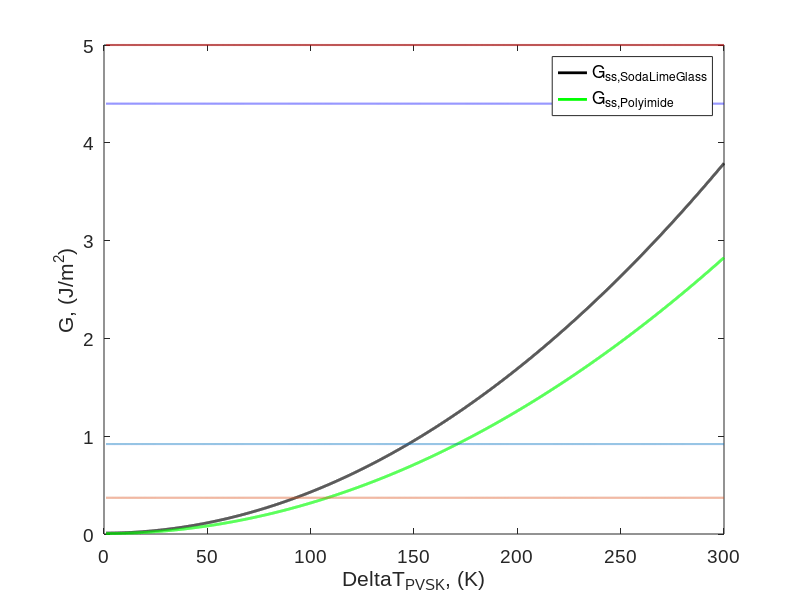

MATLAB code for this plot: (Note: this script raises an error after producing the figure.)
clear all;

%Define poisson's ratios, CTE, Modulus, Gc, for all the layers.
v_SodaLimeGlass = 0.23;
v_Polyimide = 0.35;
v_ITO = 0.35;
v_NiO = 0.416;
v_PVSK = 0.31;
v_PCBM = 0.23;
v_Ag = 0.33; % for both screen printed and evap Ag.

% Coefficient of thermal expansions for the materials.
a_SodaLimeGlass = 9.00E-6;
a_Polyimide = 2.00E-5;
a_ITO = 5.81E-6;
a_NiO = 1.26E-5;
a_PVSK = 89.8E-6;
a_PCBM = 1.20E-4;
a_Ag_evap = 1.90E-5;
a_Ag_screen = 1.90E-5;

% Define the Elastic moduli of all the layers including Silver screen
% printed and evaporated Ag.
E_SodaLimeGlass = 6.90E10/(1-v_SodaLimeGlass); % not used in the code
E_Polyimide = 7.50E9/(1-v_Polyimide); % not used in the code
E_ITO = 1.14E11/(1-v_ITO);
E_NiO = 9.58E10/(1-v_NiO);
E_PVSK = 1.11E10/(1-v_PVSK);
E_PCBM = 3.00E9/(1-v_PCBM);
E_Ag_evap = 8.00E10/(1-v_Ag);
E_Ag_screen = 9.00E9/(1-v_Ag);

% Define curvature, "b", and radius of curvature
k = 50E-9;
B = 2e-2;
R = 1/k;

% Define the thicknesses in each layer.
h_Ag_evap = 150E-9;
h_Ag_screen = 1000E-9;
h_PCBM = 40E-9;
h_PVSK = 400E-9;
h_NiO = 20E-9;
h_ITO = 200E-9;

% Gc for PCBM source
% https://pubs.acs.org/doi/full/10.1021/acsami.5b02202
Gc_ITO = 36;
Gc_NiO = 5;
Gc_PVSKRSPP = 4.4;
Gc_PVSKhotcast = 0.92;
Gc_PVSKspincoat = 0.37;
Gc_PCBM = 0.13;
Gc_Ag_evap = 5;
Gc_Ag_screen = 2;

% Calculate the Gc for each interface (take the minimum of the bulk Gc of
% the layers that compose of the interface)
Gc_ITONiO = min(Gc_NiO, Gc_ITO);
Gc_NiOPVSKRSPP = min(Gc_NiO, Gc_PVSKRSPP);
Gc_NiOPVSKhotcast = min(Gc_NiO, Gc_PVSKhotcast);
Gc_NiOPVSKspincoat = min(Gc_NiO, Gc_PVSKspincoat);
Gc_PVSKPCBM = Gc_PCBM;
Gc_PCBMAgEvap = min(Gc_PCBM, Gc_Ag_evap);
Gc_PCBMAgScreen = min(Gc_PCBM, Gc_Ag_screen);

% Define the "default" temperatures felt by the layers during processing
delta_T_ITO_default = 400;
delta_T_NiO_default = 275;
delta_T_PVSK_spin_default = 75;
delta_T_PVSK_hotcast_default = 85;
delta_T_PVSK_RSPP_default = 110;
delta_T_PCBM_default = 50;
delta_T_Ag_evap_default = 50;
delta_T_Ag_screen_default = 125;

%% Section 1: Vary delta_T for PVSK, SodaLimeGlass & Polyimide.
% Varying PVSK processing T would impact ITO-NiO & NiO-PVSK interfaces

%%% PVSK processing temperature variation
delta_T_PVSK = linspace(1, 300, 10000);

% Calculate stresses induced by thermal expansion for Soda Lime Glass
sigma_ITO_SodaLimeGlass = (a_ITO - a_SodaLimeGlass)*delta_T_ITO_default*E_ITO;
sigma_NiO_SodaLimeGlass = (a_NiO - a_SodaLimeGlass)*delta_T_NiO_default*E_NiO;

sigma_PVSK_SodaLimeGlass = (a_PVSK - a_SodaLimeGlass).*delta_T_PVSK.*E_PVSK;

sigma_PCBM_SodaLimeGlass = (a_PCBM - a_SodaLimeGlass)*delta_T_PCBM_default*E_PCBM;
sigma_Ag_evap_SodaLimeGlass = (a_Ag_evap - a_SodaLimeGlass)*delta_T_Ag_evap_default*E_Ag_evap;
sigma_Ag_screen_SodaLimeGlass = (a_Ag_screen - a_SodaLimeGlass)*delta_T_Ag_screen_default*E_Ag_screen;

% Calculate Gss for both NiO-ITO delamination and NiO-PVSK delamination
% as a function of delta_T_PVSK for evaporated Ag. (Soda Lime Glass)
h_summation = h_Ag_evap + h_PCBM + h_PVSK + h_NiO;
P = (k*B/(6*h_summation))*(E_Ag_evap*h_Ag_evap^3 + E_PCBM*h_PCBM^3 + E_PVSK*h_PVSK^3 + E_NiO*h_NiO^3);
G_ITONiO_AgEvap_SodaLimeGlass = sigma_Ag_evap_SodaLimeGlass^2*h_Ag_evap/E_Ag_evap + sigma_PCBM_SodaLimeGlass^2*h_PCBM/E_PCBM + ...
    sigma_PVSK_SodaLimeGlass.^2.*h_PVSK./E_PVSK + sigma_NiO_SodaLimeGlass^2*h_NiO/E_NiO...
    - (P^2/(B^2*E_Ag_evap*h_Ag_evap) + E_Ag_evap*h_Ag_evap^3*k^2/12) ...
    - (P^2/(B^2*E_PCBM*h_PCBM) + E_PCBM*h_PCBM^3*k^2/12) ...
    - (P^2/(B^2*E_PVSK*h_PVSK) + E_PVSK*h_PVSK^3*k^2/12) ...
    - (P^2/(B^2*E_NiO*h_NiO) + E_NiO*h_NiO^3*k^2/12);

h_summation = h_Ag_evap + h_PCBM + h_PVSK;
P = (k*B/(6*h_summation))*(E_Ag_evap*h_Ag_evap^3 + E_PCBM*h_PCBM^3 + E_PVSK*h_PVSK^3);
G_NiOPVSK_AgEvap_SodaLimeGlass = sigma_Ag_evap_SodaLimeGlass^2*h_Ag_evap/E_Ag_evap + sigma_PCBM_SodaLimeGlass^2*h_PCBM/E_PCBM ...
    + sigma_PVSK_SodaLimeGlass.^2.*h_PVSK./E_PVSK...
    - (P^2/(B^2*E_Ag_evap*h_Ag_evap) + E_Ag_evap*h_Ag_evap^3*k^2/12) ...
    - (P^2/(B^2*E_PCBM*h_PCBM) + E_PCBM*h_PCBM^3*k^2/12) ...
    - (P^2/(B^2*E_PVSK*h_PVSK) + E_PVSK*h_PVSK^3*k^2/12);


% Calculate stresses induced by thermal expansion for Soda Lime Glass
sigma_ITO_Polyimide = (a_ITO - a_Polyimide)*delta_T_ITO_default*E_ITO;
sigma_NiO_Polyimide = (a_NiO - a_Polyimide)*delta_T_NiO_default*E_NiO;

sigma_PVSK_Polyimide = (a_PVSK - a_Polyimide).*delta_T_PVSK.*E_PVSK;

sigma_PCBM_Polyimide = (a_PCBM - a_Polyimide)*delta_T_PCBM_default*E_PCBM;
sigma_Ag_evap_Polyimide = (a_Ag_evap - a_Polyimide)*delta_T_Ag_evap_default*E_Ag_evap;
sigma_Ag_screen_Polyimide = (a_Ag_evap - a_Polyimide)*delta_T_Ag_screen_default*E_Ag_screen;


% Calculate Gss for NiO-PVSK delamination as a function of delta_T_PVSK for
% evaporated Ag. (Polyimide)
h_summation = h_Ag_evap + h_PCBM + h_PVSK;
P = (k*B/(6*h_summation))*(E_Ag_evap*h_Ag_evap^3 + E_PCBM*h_PCBM^3 + E_PVSK*h_PVSK^3);
G_NiOPVSK_AgEvap_Polyimide = sigma_Ag_evap_Polyimide^2*h_Ag_evap/E_Ag_evap + sigma_PCBM_Polyimide^2*h_PCBM/E_PCBM ...
    + sigma_PVSK_Polyimide.^2.*h_PVSK./E_PVSK...
    - (P^2/(B^2*E_Ag_evap*h_Ag_evap) + E_Ag_evap*h_Ag_evap^3*k^2/12) ...
    - (P^2/(B^2*E_PCBM*h_PCBM) + E_PCBM*h_PCBM^3*k^2/12) ...
    - (P^2/(B^2*E_PVSK*h_PVSK) + E_PVSK*h_PVSK^3*k^2/12);

figure; hold on
% plot(delta_T_PVSK, G_ITONiO_AgEvap_SodaLimeGlass, 'k', "LineWidth", 2);
plot(delta_T_PVSK, G_NiOPVSK_AgEvap_SodaLimeGlass, 'k', "LineWidth", 2);
plot(delta_T_PVSK, G_NiOPVSK_AgEvap_Polyimide, 'g', "LineWidth", 2);
plot(delta_T_PVSK, Gc_ITONiO.*ones(1,length(delta_T_PVSK)), '--r', "LineWidth", 1.5);
plot(delta_T_PVSK, Gc_NiOPVSKRSPP.*ones(1,length(delta_T_PVSK)), '--b', "LineWidth", 1.5);
plot(delta_T_PVSK, Gc_NiOPVSKhotcast.*ones(1,length(delta_T_PVSK)), '--', "LineWidth", 1.5);
plot(delta_T_PVSK, Gc_NiOPVSKspincoat.*ones(1,length(delta_T_PVSK)), '--', "LineWidth", 1.5);
legend("G_{ss,SodaLimeGlass}", "G_{ss,Polyimide}")
% "G_{c,NiO-ITO}", ..."G_{c,NiO-PVSKRSPP}", "G_{c,NiO-PVSKhotcast}", "G_{c,NiO-PVSKspin}
ylabel("G, (J/m^2)");
xlabel("{\Delta}T_{PVSK}, (K)");
box on;
set(gca, 'FontSize', 14, 'FontName', 'Arial');


%% Section for solution for solving the max delta_T_PVSK
% Now, just solve for the delta_T_PVSK solution that would give us
% debonding for each one of the Gc's.
syms delta_T_PVSK

% Calculate stresses induced by thermal expansion for Soda Lime Glass
sigma_ITO_SodaLimeGlass = (a_ITO - a_SodaLimeGlass)*delta_T_ITO_default*E_ITO;
sigma_NiO_SodaLimeGlass = (a_NiO - a_SodaLimeGlass)*delta_T_NiO_default*E_NiO;

sigma_PVSK_SodaLimeGlass = (a_PVSK - a_SodaLimeGlass).*delta_T_PVSK.*E_PVSK;

sigma_PCBM_SodaLimeGlass = (a_PCBM - a_SodaLimeGlass)*delta_T_PCBM_default*E_PCBM;
sigma_Ag_evap_SodaLimeGlass = (a_Ag_evap - a_SodaLimeGlass)*delta_T_Ag_evap_default*E_Ag_evap;
sigma_Ag_screen_SodaLimeGlass = (a_Ag_evap - a_SodaLimeGlass)*delta_T_Ag_screen_default*E_Ag_screen;

h_summation = h_Ag_evap + h_PCBM + h_PVSK;
P = (k*B/(6*h_summation))*(E_Ag_evap*h_Ag_evap^3 + E_PCBM*h_PCBM^3 + E_PVSK*h_PVSK^3);
G_NiOPVSK_AgEvap_SodaLimeGlass = sigma_Ag_evap_SodaLimeGlass^2*h_Ag_evap/E_Ag_evap + sigma_PCBM_SodaLimeGlass^2*h_PCBM/E_PCBM ...
    + sigma_PVSK_SodaLimeGlass.^2.*h_PVSK./E_PVSK...
    - (P^2/(B^2*E_Ag_evap*h_Ag_evap) + E_Ag_evap*h_Ag_evap^3*k^2/12) ...
    - (P^2/(B^2*E_PCBM*h_PCBM) + E_PCBM*h_PCBM^3*k^2/12) ...
    - (P^2/(B^2*E_PVSK*h_PVSK) + E_PVSK*h_PVSK^3*k^2/12);



% Calculate stresses induced by thermal expansion for Soda Lime Glass
sigma_ITO_Polyimide = (a_ITO - a_Polyimide)*delta_T_ITO_default*E_ITO;
sigma_NiO_Polyimide = (a_NiO - a_Polyimide)*delta_T_NiO_default*E_NiO;

sigma_PVSK_Polyimide = (a_PVSK - a_Polyimide).*delta_T_PVSK.*E_PVSK;

sigma_PCBM_Polyimide = (a_PCBM - a_Polyimide)*delta_T_PCBM_default*E_PCBM;
sigma_Ag_evap_Polyimide = (a_Ag_evap - a_Polyimide)*delta_T_Ag_evap_default*E_Ag_evap;
sigma_Ag_screen_Polyimide = (a_Ag_evap - a_Polyimide)*delta_T_Ag_screen_default*E_Ag_screen;

% Calculate Gss for NiO-PVSK delamination as a function of delta_T_PVSK for
% evaporated Ag. (Polyimide)
h_summation = h_Ag_evap + h_PCBM + h_PVSK;
P = (k*B/(6*h_summation))*(E_Ag_evap*h_Ag_evap^3 + E_PCBM*h_PCBM^3 + E_PVSK*h_PVSK^3);
G_NiOPVSK_AgEvap_Polyimide = sigma_Ag_evap_Polyimide^2*h_Ag_evap/E_Ag_evap + sigma_PCBM_Polyimide^2*h_PCBM/E_PCBM ...
    + sigma_PVSK_Polyimide.^2.*h_PVSK./E_PVSK...
    - (P^2/(B^2*E_Ag_evap*h_Ag_evap) + E_Ag_evap*h_Ag_evap^3*k^2/12) ...
    - (P^2/(B^2*E_PCBM*h_PCBM) + E_PCBM*h_PCBM^3*k^2/12) ...
    - (P^2/(B^2*E_PVSK*h_PVSK) + E_PVSK*h_PVSK^3*k^2/12);

delta_T_PVSKRSPP_SodaLimeGlass = vpasolve(G_NiOPVSK_AgEvap_SodaLimeGlass == Gc_NiOPVSKRSPP, delta_T_PVSK, [0,inf]);
delta_T_PVSKRSPP_SodaLimeGlass = double(delta_T_PVSKRSPP_SodaLimeGlass);

delta_T_PVSKhotcast_SodaLimeGlass = vpasolve(G_NiOPVSK_AgEvap_SodaLimeGlass == Gc_NiOPVSKhotcast, delta_T_PVSK, [0,inf]);
delta_T_PVSKhotcast_SodaLimeGlass = double(delta_T_PVSKhotcast_SodaLimeGlass);

delta_T_PVSKspincoat_SodaLimeGlass = vpasolve(G_NiOPVSK_AgEvap_SodaLimeGlass == Gc_NiOPVSKspincoat, delta_T_PVSK, [0,inf]);
delta_T_PVSKspincoat_SodaLimeGlass = double(delta_T_PVSKspincoat_SodaLimeGlass);

delta_T_PVSKRSPP_Polyimide = vpasolve(G_NiOPVSK_AgEvap_Polyimide == Gc_NiOPVSKRSPP, delta_T_PVSK, [0,inf]);
delta_T_PVSKRSPP_Polyimide = double(delta_T_PVSKRSPP_Polyimide);

delta_T_PVSKhotcast_Polyimide = vpasolve(G_NiOPVSK_AgEvap_Polyimide == Gc_NiOPVSKhotcast, delta_T_PVSK, [0,inf]);
delta_T_PVSKhotcast_Polyimide = double(delta_T_PVSKhotcast_Polyimide);

delta_T_PVSKspincoat_Polyimide = vpasolve(G_NiOPVSK_AgEvap_Polyimide == Gc_NiOPVSKspincoat, delta_T_PVSK, [0,inf]);
delta_T_PVSKspincoat_Polyimide = double(delta_T_PVSKspincoat_Polyimide);

T_ambient = 25; % in celsius

figure; hold on
x = [delta_T_PVSKRSPP_SodaLimeGlass+T_ambient delta_T_PVSKhotcast_SodaLimeGlass+T_ambient ...
    delta_T_PVSKspincoat_SodaLimeGlass+T_ambient delta_T_PVSKRSPP_Polyimide+T_ambient...
    delta_T_PVSKhotcast_Polyimide+T_ambient delta_T_PVSKspincoat_Polyimide+T_ambient];
b = bar(x, 'FaceColor', 'flat');
text(1:length(x),x,num2str(x'),'vert','bottom','horiz','center'); 
b.CData(1,:) = [0.8500 0.3250 0.0980];
b.CData(2,:) = [0.8500 0.3250 0.0980];
b.CData(3,:) = [0.8500 0.3250 0.0980];
b.CData(4,:) = [0.9290 0.6940 0.1250];
b.CData(5,:) = [0.9290 0.6940 0.1250];
b.CData(6,:) = [0.9290 0.6940 0.1250];
xt = get(gca, 'XTick');
set(gca, 'XTick', xt(2:7), 'XTickLabel', {'RSPP', 'HotCast', 'SpinCoat', 'RSPP', 'HotCast', 'SpinCoat'});
ylabel('T_{PVSK,max}')
box on;
set(gca, 'FontSize', 12, 'FontName', 'Arial');
title("Max Processing T_{PVSK}, PVSK-NiO Debond, PIN", 'FontWeight','Normal');

% Make the legend by using some manipulation
bh(1) = bar(nan,nan, 'FaceColor', "#D95319");
bh(2) = bar(nan,nan, 'FaceColor', "#EDB120");
legend(bh, ["SodaLimeGlass", "Polyimide"]);

delta_Tm_PVSK = 175;
xlim=get(gca,'xlim');
plot(xlim, [delta_Tm_PVSK+T_ambient delta_Tm_PVSK+T_ambient], "LineWidth", 1.5, 'Color', "k", "LineStyle", "--", ...
    "DisplayName", "T_{decomp,PVSK}");
ylim([0,450]);

%%
%{
% Calculate Gss for both NiO-ITO delamination and NiO-PVSK delamination
% as a function of delta_T_PVSK_RSPP for screen-printed Ag
h_summation = h_Ag_screen + h_PCBM + h_PVSK + h_NiO;
P = (k*B/(6*h_summation))*(E_Ag_screen*h_Ag_screen^3 + E_PCBM*h_PCBM^3 + E_PVSK*h_PVSK^3 + E_NiO*h_NiO^3);
G_ITONiO_AgScreen = sigma_Ag_screen^2*h_Ag_screen/E_Ag_screen + sigma_PCBM^2*h_PCBM/E_PCBM + ...
    sigma_PVSK.^2.*h_PVSK./E_PVSK + sigma_NiO^2*h_NiO/E_NiO...
    - (P^2/(B^2*E_Ag_screen*h_Ag_screen) + E_Ag_screen*h_Ag_screen^3*k^2/12) ...
    - (P^2/(B^2*E_PCBM*h_PCBM) + E_PCBM*h_PCBM^3*k^2/12) ...
    - (P^2/(B^2*E_PVSK*h_PVSK) + E_PVSK*h_PVSK^3*k^2/12) ...
    - (P^2/(B^2*E_NiO*h_NiO) + E_NiO*h_NiO^3*k^2/12);

h_summation = h_Ag_screen + h_PCBM + h_PVSK;
P = (k*B/(6*h_summation))*(E_Ag_screen*h_Ag_screen^3 + E_PCBM*h_PCBM^3 + E_PVSK*h_PVSK^3);
G_NiOPVSK_AgScreen = sigma_Ag_screen^2*h_Ag_screen/E_Ag_screen + sigma_PCBM^2*h_PCBM/E_PCBM ...
    + sigma_PVSK.^2.*h_PVSK./E_PVSK...
    - (P^2/(B^2*E_Ag_screen*h_Ag_screen) + E_Ag_screen*h_Ag_screen^3*k^2/12) ...
    - (P^2/(B^2*E_PCBM*h_PCBM) + E_PCBM*h_PCBM^3*k^2/12) ...
    - (P^2/(B^2*E_PVSK*h_PVSK) + E_PVSK*h_PVSK^3*k^2/12);

figure; hold on
plot(delta_T_PVSK, G_ITONiO_AgScreen, 'r');
plot(delta_T_PVSK, G_NiOPVSK_AgScreen, 'b');
plot(delta_T_PVSK, Gc_ITONiO.*ones(1,length(delta_T_PVSK)), '--r');
plot(delta_T_PVSK, Gc_NiOPVSKRSPP.*ones(1,length(delta_T_PVSK)), '--b');
plot(delta_T_PVSK, Gc_NiOPVSKhotcast.*ones(1,length(delta_T_PVSK)), '--');
plot(delta_T_PVSK, Gc_NiOPVSKspincoat.*ones(1,length(delta_T_PVSK)), '--');
%}

%% Section 2: Varying the NiO processing temperature
%%% Now, do NiO processing temperature variation
delta_T_NiO = linspace(1, 8000, 10000);

% Calculate stresses induced by thermal expansion for Soda Lime Glass
sigma_ITO_SodaLimeGlass = (a_ITO - a_SodaLimeGlass)*delta_T_ITO_default*E_ITO;

sigma_NiO_SodaLimeGlass = (a_NiO - a_SodaLimeGlass).*delta_T_NiO.*E_NiO;

sigma_PVSK_SodaLimeGlass = (a_PVSK - a_SodaLimeGlass)*delta_T_PVSK_RSPP_default*E_PVSK;
sigma_PCBM_SodaLimeGlass = (a_PCBM - a_SodaLimeGlass)*delta_T_PCBM_default*E_PCBM;
sigma_Ag_evap_SodaLimeGlass = (a_Ag_evap - a_SodaLimeGlass)*delta_T_Ag_evap_default*E_Ag_evap;
sigma_Ag_screen_SodaLimeGlass = (a_Ag_evap - a_SodaLimeGlass)*delta_T_Ag_screen_default*E_Ag_screen;

% Calculate Gss for NiO-ITO delamination as a function of delta_T_NiO for evaporated Ag. (Soda Lime Glass)
h_summation = h_Ag_evap + h_PCBM + h_PVSK + h_NiO;
P = (k*B/(6*h_summation))*(E_Ag_evap*h_Ag_evap^3 + E_PCBM*h_PCBM^3 + E_PVSK*h_PVSK^3 + E_NiO*h_NiO^3);
G_ITONiO_AgEvap_SodaLimeGlass = sigma_Ag_evap_SodaLimeGlass^2*h_Ag_evap/E_Ag_evap + sigma_PCBM_SodaLimeGlass^2*h_PCBM/E_PCBM + ...
    sigma_PVSK_SodaLimeGlass^2*h_PVSK/E_PVSK + sigma_NiO_SodaLimeGlass.^2.*h_NiO./E_NiO...
    - (P^2/(B^2*E_Ag_evap*h_Ag_evap) + E_Ag_evap*h_Ag_evap^3*k^2/12) ...
    - (P^2/(B^2*E_PCBM*h_PCBM) + E_PCBM*h_PCBM^3*k^2/12) ...
    - (P^2/(B^2*E_PVSK*h_PVSK) + E_PVSK*h_PVSK^3*k^2/12) ...
    - (P^2/(B^2*E_NiO*h_NiO) + E_NiO*h_NiO^3*k^2/12);

figure; hold on
% plot(delta_T_PVSK, G_ITONiO_AgEvap_SodaLimeGlass, 'k', "LineWidth", 2);
plot(delta_T_NiO, G_ITONiO_AgEvap_SodaLimeGlass, 'k', "LineWidth", 2);
plot(delta_T_NiO, Gc_ITONiO.*ones(1,length(delta_T_NiO)), '--r', "LineWidth", 2);
legend("G_{ss,SodaLimeGlass}", "G_{c,NiO-ITO}")
ylabel("G, (J/m^2)");
xlabel("{\Delta}T_{NiO}, (K)");
box on;
set(gca, 'FontSize', 14, 'FontName', 'Arial');

